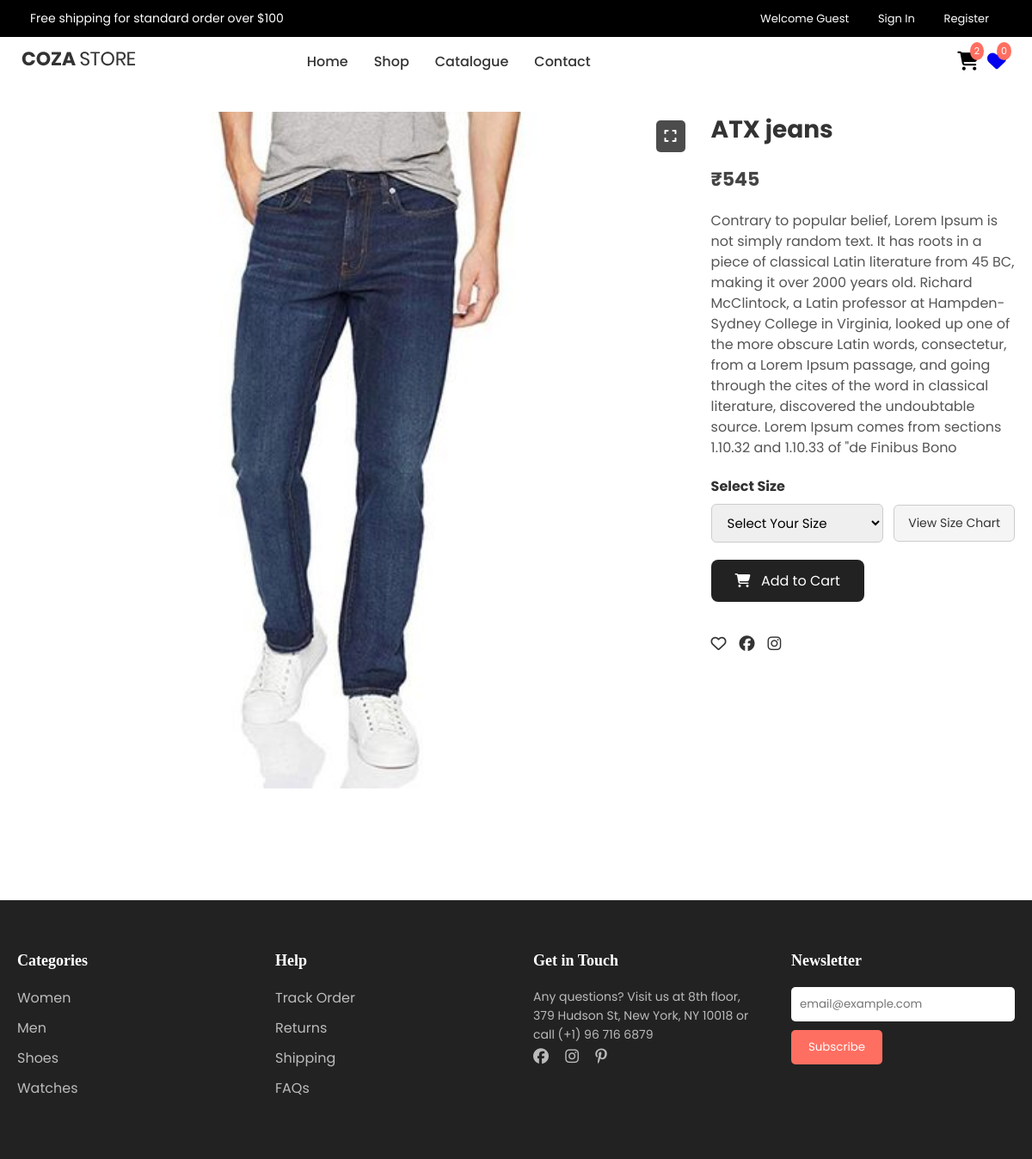
Page /store/jeans/atx-jeans/ on the committed database.
### Store/models.py (models this page shows, shortened)
class Product(models.Model):
    product_name = models.CharField(max_length=200,unique=True)
    slug=models.SlugField(max_length=200, unique=True)
    product_description= models.TextField(max_length=500, blank=True)
    price = models.IntegerField()
    image = models.ImageField(upload_to='photos/products')
    stock = models.IntegerField()
    is_available =models.BooleanField(default=True)
    category = models.ForeignKey(Category, on_delete=models.CASCADE)
    sub_category = models.ForeignKey(SubCategory, on_delete=models.CASCADE, default=1)  # <-- default ensures migrations work
    created_date = models.DateTimeField(auto_now_add=True)
    modified_date = models.DateTimeField(auto_now=True)

### Store/views.py (the view, shortened to what this page needs)
def product_detail(request, category_slug, product_slug, subcategory_slug=None):
    try:
        if subcategory_slug:
            single_product = Product.objects.get(
                category__slug=category_slug,
                subcategory__slug=subcategory_slug,
                slug=product_slug
            )
        else:
            single_product = Product.objects.get(
                category__slug=category_slug,
                slug=product_slug
            )
        in_cart = CartItem.objects.filter(
            cart__cart_id=_cart_id(request),
            product=single_product
        ).exists()
    except Product.DoesNotExist:
        single_product = None
        in_cart = False
    if request.user.is_authenticated:
        orderproduct = OrderProduct.objects.filter(
            user=request.user,
            product_id=single_product.id
        ).exists()
    else:
        orderproduct = None
    reviews = ReviewRating.objects.filter(product_id=single_product.id, status=True)
    sizes = Size.objects.active()
    context = {
        'single_product': single_product,
        'in_cart': in_cart,
        'orderproduct': orderproduct,
        'reviews': reviews,
        'sizes': sizes,
    }
    return render(request, 'product_detail.html', context)

### Carts/context_processors.py (called while the page is built)
def counter(request):
    cart_count = 0
    if 'admin' in request.path:
        return {}
    try:
        if request.user.is_authenticated:
            cart_items = CartItem.objects.filter(user=request.user, is_active=True)
        else:
            cart = Cart.objects.filter(cart_id=_cart_id(request)).first()
            if cart:
                cart_items = CartItem.objects.filter(cart=cart, is_active=True)
            else:
                cart_items = []
        for item in cart_items:
            cart_count += item.quantity
    except Exception:
        cart_count = 0
    return dict(cart_count=cart_count)

### Carts/views.py (called while the page is built)
def _cart_id(request):
    cart = request.session.session_key
    if not cart:
        cart = request.session.create()
    return cart

### Category/context_processors.py (called while the page is built)
def menu_links(request):
    links = Category.objects.all()
    return dict(links=links)

### Store/models.py (called while the page is built)
    def active(self):
        return super().filter(is_active=True)

### templates/product_detail.html (shortened to what this page needs)
{% extends 'basee.html' %}
{% load static %}
{% block content %}
<section class="product-detail-section">
  <div class="product-images">
    <img src="{{ single_product.image.url }}" alt="{{ single_product.product_name }}">
    <a href="{{ single_product.image.url }}" class="expand-btn"><i class="fa fa-expand"></i></a>
  </div>
  <div class="product-info">
    <h1>{{ single_product.product_name }}</h1>
    <div class="price">₹{{ single_product.price }}</div>
    <p class="description">{{ single_product.product_description }}</p>
    <form method="POST" action="{% url 'add_cart' single_product.id %}" class="cart-form">
      <div class="size-section">
        <label for="size">Select Size</label>
        <div class="size-select-container">
          <select id="size" name="size" class="size-select" required>
            <option value="" disabled selected>Select Your Size</option>
          </select>
          <a href="{% url 'sizechart' %}" class="size-chart-btn">View Size Chart</a>
        </div>
      </div>
      <div class="cart-actions">
        <button type="submit" class="add-to-cart">
          <i class="fa fa-shopping-cart car"></i> Add to Cart
        </button>
      </div>
    </form>
    <div class="social">
      <a href="#" title="Add to Wishlist"><i class="fa-regular fa-heart"></i></a>
      <a href="https://www.facebook.com/sharer/sharer.php?u={{ request.build_absolute_uri }}" target="_blank" title="Facebook"><i class="fa-brands fa-facebook"></i></a>
      <a href="https://www.instagram.com/" target="_blank" title="Instagram"><i class="fa-brands fa-instagram"></i></a>
    </div>
  </div>
</section>
{% endblock %}

### templates/basee.html (style rules this page uses)
* { margin: 0; padding: 0; box-sizing: border-box; font-family: "Poppins", sans-serif; }
body { margin: 0; font-family: 'Poppins', sans-serif; }

### templates/product_detail.html (style rules this page uses)
.product-detail-section { max-width: 1200px; margin: 0 auto; padding: 130px 20px; display: flex; gap: 20px; flex-wrap: nowrap; }
.product-images { width: 69%; position: relative; }
.product-images img { width: 100%; border-radius: 10px; object-fit: contain; display: block; }
.product-images a.expand-btn { position: absolute; top: 10px; right: 10px; background: rgba(0,0,0,0.7); color: #fff; padding: 6px 10px; border-radius: 5px; font-size: 16px; text-decoration: none; }
.product-info { width: 31%; display: flex; flex-direction: column; gap: 20px; font-family: 'PlayfairDisplay-Bold'; }
.product-info h1 { font-size: 28px; margin: 0; color: #333; }
.product-info .price { font-size: 22px; color: #444; font-weight: bold; }
.product-info p.description { color: #555; line-height: 1.5; }
.cart-form { display: flex; flex-direction: column; gap: 20px; }
.size-section label { font-weight: bold; color: #333; margin-bottom: 8px; display: block; }
.size-select-container { display: flex; align-items: center; gap: 12px; flex-wrap: wrap; }
.size-select { padding: 10px 14px; border-radius: 6px; border: 1px solid #ccc; font-size: 15px; flex: 1; min-width: 150px; transition: border-color 0.3s; }
.size-chart-btn { background: #f5f5f5; color: #333; padding: 10px 16px; border-radius: 6px; border: 1px solid #ccc; font-size: 14px; text-decoration: none; transition: 0.3s; }
.cart-actions { display: flex; justify-content: flex-start; }
.add-to-cart { padding: 12px 28px; background: #222; color: #fff; font-size: 16px; border: none; border-radius: 8px; cursor: pointer; transition: 0.3s; }
.car { margin-right: 8px; }
.social { display: flex; gap: 15px; margin-top: 15px; flex-wrap: wrap; }
.social a { color: #333; font-size: 18px; text-decoration: none; transition: 0.3s; }

### rows in the picture
Product: image (picture), product_name "ATX jeans", price "545", product_description "Contrary to popular belief, Lorem Ipsum is not simply random text. It has roots in a piece of classical Latin literature from 45 BC, making it over 2000 years old. Richard McClintock, a Latin professor at Hampden-Sydney College in Virginia, looked up one of the more obscure Latin words, consectetur, from a Lorem Ipsum passage, and going through the cites of the word in classical literature, discovered the undoubtable source. Lorem Ipsum comes from sections 1.10.32 and 1.10.33 of \"de Finibus Bono"
